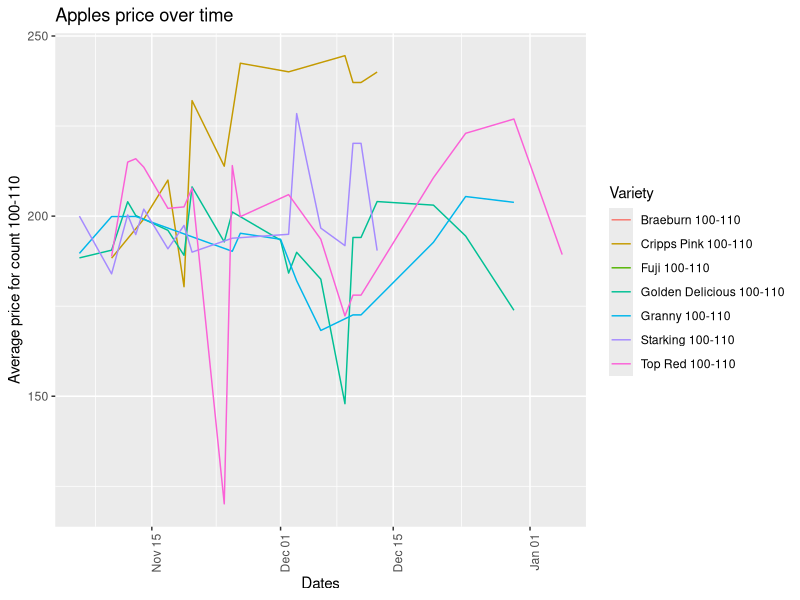
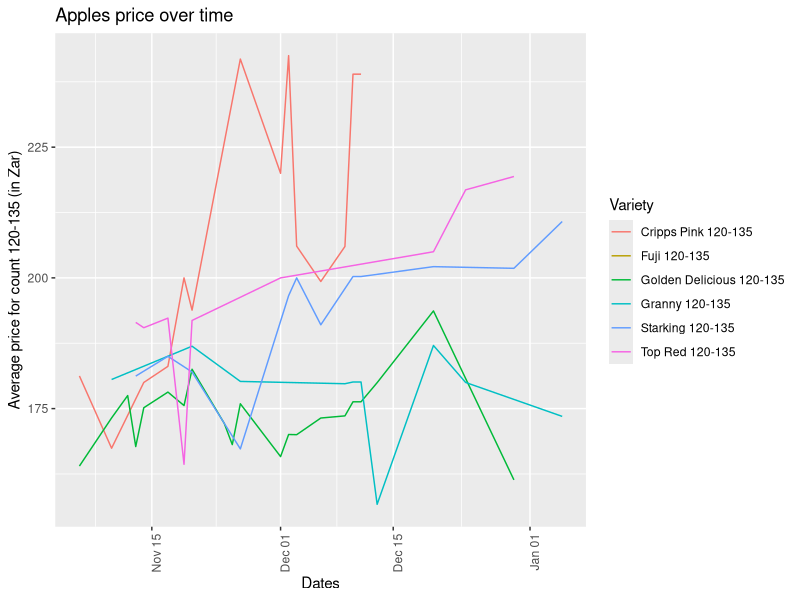
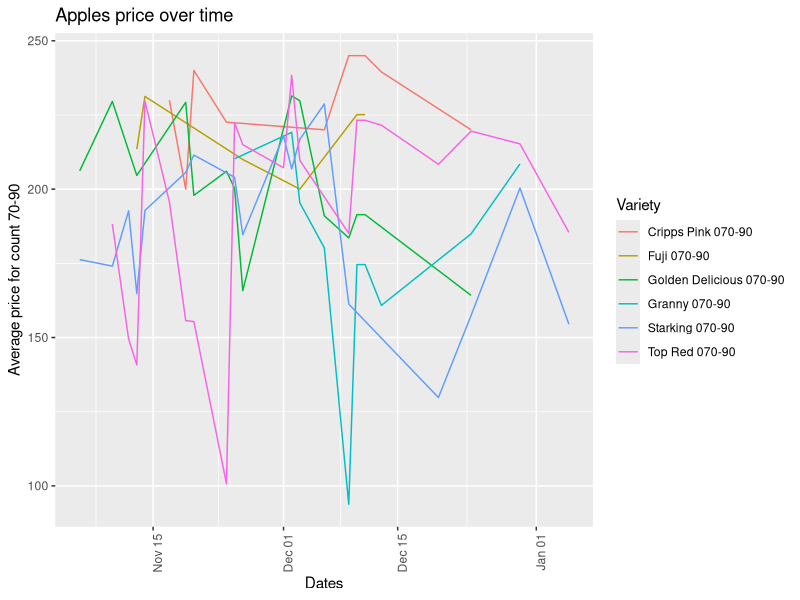
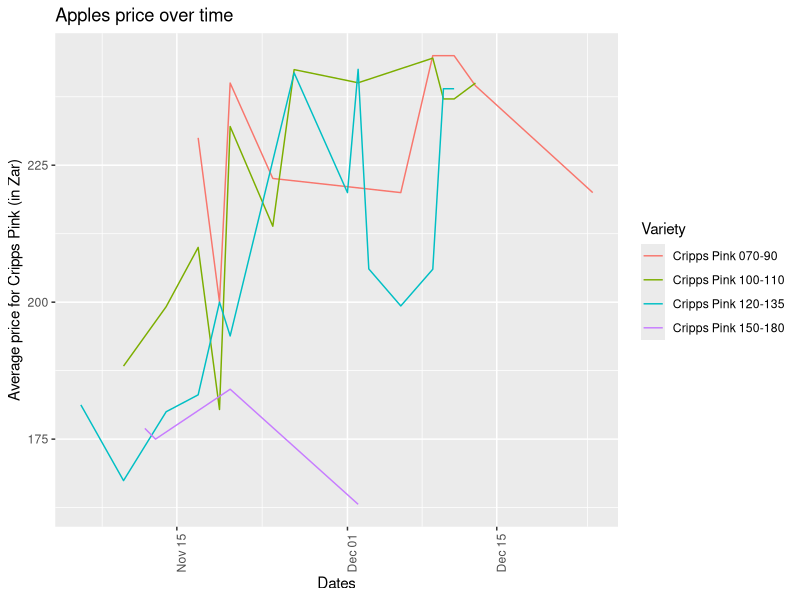
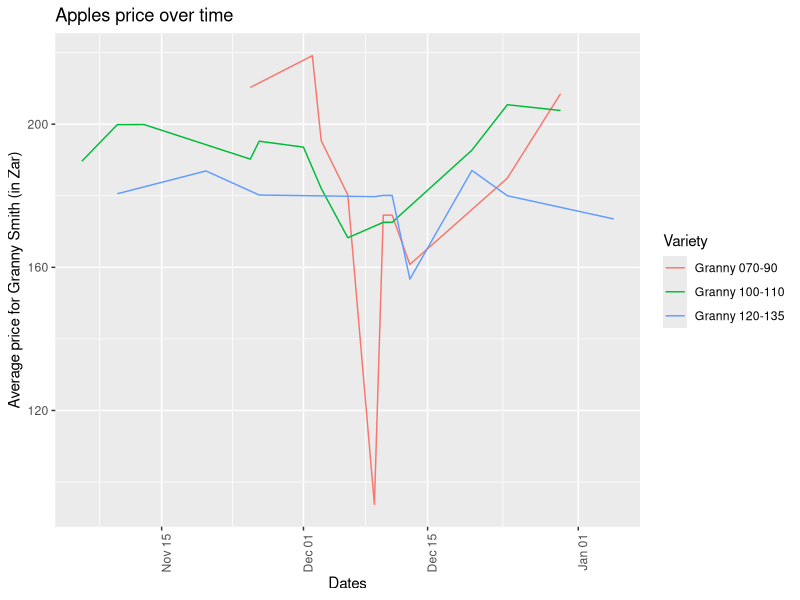

The R script that drew these images, in order:
#load the data
library(ggplot2)
library(dplyr)
apples <- read.csv("JoburgApples.csv")

#To take away the asterisks. Use of double backlash as the asterisk is a metacharacter.
apples[,2] <- gsub(",\\*", "", apples[,2])

#also check for dates, as this is a pain !! 
apples[,8] <- as.Date(apples[,8], format="%Y-%m-%d")

#Notice the | inside the quotation marks, this is the OR operator - also no space before or after it!  
#Filtering the varieties that are count 120, 135..
#The dollar sign at the end of 120... is to find all rows n ProductName that end by 120 or 135
data <- apples %>% filter(grepl("120$|135$", ProductName), tvaluesold >= 10000, date > "2014-10-1")
grs120 <- as.data.frame(data %>% filter(grepl("GRANNY", ProductName)) %>% group_by(date) %>% summarise(AvgPrice = mean(avgprice)) %>% mutate(Variety= "Granny 120-135"))
cpp120 <- as.data.frame(data %>% filter(grepl("CRIPPS PINK", ProductName)) %>% group_by(date) %>% summarise(AvgPrice = mean(avgprice)) %>% mutate(Variety= "Cripps Pink 120-135"))
top120 <- as.data.frame(data %>% filter(grepl("TOPRED", ProductName)) %>% group_by(date) %>% summarise(AvgPrice = mean(avgprice)) %>% mutate(Variety= "Top Red 120-135"))
brae120 <- as.data.frame(data %>% filter(grepl("BRAEBURN", ProductName)) %>% group_by(date) %>% summarise(AvgPrice = mean(avgprice)) %>% mutate(Variety= "Braeburn 120-135"))
fuj120 <- as.data.frame(data %>% filter(grepl("FUJI", ProductName)) %>% group_by(date) %>% summarise(AvgPrice = mean(avgprice)) %>% mutate(Variety= "Fuji 120-135"))
ski120 <- as.data.frame(data %>% filter(grepl("STARKING", ProductName)) %>% group_by(date) %>% summarise(AvgPrice = mean(avgprice)) %>% mutate(Variety= "Starking 120-135"))
gld120 <- as.data.frame(data %>% filter(grepl("GOLDEN", ProductName)) %>% group_by(date) %>% summarise(AvgPrice = mean(avgprice)) %>% mutate(Variety= "Golden Delicious 120-135"))
df120 <- rbind(grs120, cpp120, top120, brae120, fuj120, ski120, gld120)

#now for the count 70 to 90
data2 <- apples %>% filter(grepl("70$|80$|90$", ProductName), tvaluesold >= 10000)
grs70 <- as.data.frame(data2 %>% filter(grepl("GRANNY", ProductName)) %>% group_by(date) %>% summarise(AvgPrice = mean(avgprice)) %>% mutate(Variety= "Granny 070-90"))
cpp70 <- as.data.frame(data2 %>% filter(grepl("CRIPPS PINK", ProductName)) %>% group_by(date) %>% summarise(AvgPrice = mean(avgprice)) %>% mutate(Variety= "Cripps Pink 070-90"))
top70 <- as.data.frame(data2 %>% filter(grepl("TOPRED", ProductName)) %>% group_by(date) %>% summarise(AvgPrice = mean(avgprice)) %>% mutate(Variety= "Top Red 070-90"))
brae70 <- as.data.frame(data2 %>% filter(grepl("BRAEBURN", ProductName)) %>% group_by(date) %>% summarise(AvgPrice = mean(avgprice)) %>% mutate(Variety= "Braeburn 070-90"))
fuj70 <- as.data.frame(data2 %>% filter(grepl("FUJI", ProductName)) %>% group_by(date) %>% summarise(AvgPrice = mean(avgprice)) %>% mutate(Variety= "Fuji 070-90"))
ski70 <- as.data.frame(data2 %>% filter(grepl("STARKING", ProductName)) %>% group_by(date) %>% summarise(AvgPrice = mean(avgprice)) %>% mutate(Variety= "Starking 070-90"))
gld70 <- as.data.frame(data2 %>% filter(grepl("GOLDEN", ProductName)) %>% group_by(date) %>% summarise(AvgPrice = mean(avgprice)) %>% mutate(Variety= "Golden Delicious 070-90"))
df70 <- rbind(grs70, cpp70, top70, brae70, fuj70, ski70, gld70)

#now for the count 100 to 110
data3 <- apples %>% filter(grepl("100$|110$", ProductName), tvaluesold >= 10000)
grs100 <- as.data.frame(data3 %>% filter(grepl("GRANNY", ProductName)) %>% group_by(date) %>% summarise(AvgPrice = mean(avgprice)) %>% mutate(Variety= "Granny 100-110"))
cpp100 <- as.data.frame(data3 %>% filter(grepl("CRIPPS PINK", ProductName)) %>% group_by(date) %>% summarise(AvgPrice = mean(avgprice)) %>% mutate(Variety= "Cripps Pink 100-110"))
top100 <- as.data.frame(data3 %>% filter(grepl("TOPRED", ProductName)) %>% group_by(date) %>% summarise(AvgPrice = mean(avgprice)) %>% mutate(Variety= "Top Red 100-110"))
brae100 <- as.data.frame(data3 %>% filter(grepl("BRAEBURN", ProductName)) %>% group_by(date) %>% summarise(AvgPrice = mean(avgprice)) %>% mutate(Variety= "Braeburn 100-110"))
fuj100 <- as.data.frame(data3 %>% filter(grepl("FUJI", ProductName)) %>% group_by(date) %>% summarise(AvgPrice = mean(avgprice)) %>% mutate(Variety= "Fuji 100-110"))
ski100 <- as.data.frame(data3 %>% filter(grepl("STARKING", ProductName)) %>% group_by(date) %>% summarise(AvgPrice = mean(avgprice)) %>% mutate(Variety= "Starking 100-110"))
gld100 <- as.data.frame(data3 %>% filter(grepl("GOLDEN", ProductName)) %>% group_by(date) %>% summarise(AvgPrice = mean(avgprice)) %>% mutate(Variety= "Golden Delicious 100-110"))
df100 <- rbind(grs100, cpp100, top100, brae100, fuj100, ski100, gld100)


#now for the count 150 to 165 & 180
data4 <- apples %>% filter(grepl("150$|165$|180$", ProductName), tvaluesold >= 10000)
grs150 <- as.data.frame(data4 %>% filter(grepl("GRANNY", ProductName)) %>% group_by(date) %>% summarise(AvgPrice = mean(avgprice)) %>% mutate(Variety= "Granny 150-180"))
cpp150 <- as.data.frame(data4 %>% filter(grepl("CRIPPS PINK", ProductName)) %>% group_by(date) %>% summarise(AvgPrice = mean(avgprice)) %>% mutate(Variety= "Cripps Pink 150-180"))
top150 <- as.data.frame(data4 %>% filter(grepl("TOPRED", ProductName)) %>% group_by(date) %>% summarise(AvgPrice = mean(avgprice)) %>% mutate(Variety= "Top Red 150-180"))
brae150 <- as.data.frame(data4 %>% filter(grepl("BRAEBURN", ProductName)) %>% group_by(date) %>% summarise(AvgPrice = mean(avgprice)) %>% mutate(Variety= "Braeburn 150-180"))
fuj150 <- as.data.frame(data4 %>% filter(grepl("FUJI", ProductName)) %>% group_by(date) %>% summarise(AvgPrice = mean(avgprice)) %>% mutate(Variety= "Fuji 150-180"))
ski150 <- as.data.frame(data4 %>% filter(grepl("STARKING", ProductName)) %>% group_by(date) %>% summarise(AvgPrice = mean(avgprice)) %>% mutate(Variety= "Starking 150-180"))
gld150 <- as.data.frame(data4 %>% filter(grepl("GOLDEN", ProductName)) %>% group_by(date) %>% summarise(AvgPrice = mean(avgprice)) %>% mutate(Variety= "Golden Delicious 150-180"))
df150 <- rbind(grs150, cpp150, top150, brae150, fuj150, ski150, gld150)


dfGRS <- rbind(grs70, grs100, grs120, grs150)
dfCPP <- rbind(cpp70, cpp100, cpp120, cpp150)


##TODO: do  dftop, dfgld, dfski, dfgrs


#Now we graph the data.
p120 <- ggplot(df120, aes(date, AvgPrice, group=Variety, color=Variety)) + geom_line() + theme(axis.text.x = element_text(angle = 90, hjust = 1)) + xlab("Date") + labs(title="Apples price over time", x="Dates", y="Average price for count 120-135 (in Zar)")
p70 <- ggplot(df70, aes(date, AvgPrice, group=Variety, color=Variety)) + geom_line() + theme(axis.text.x = element_text(angle = 90, hjust = 1)) + xlab("Date") + labs(title="Apples price over time", x="Dates", y="Average price for count 70-90")
p100 <- ggplot(df100, aes(date, AvgPrice, group=Variety, color=Variety)) + geom_line() + theme(axis.text.x = element_text(angle = 90, hjust = 1)) + xlab("Date") + labs(title="Apples price over time", x="Dates", y="Average price for count 100-110")
pcpp <- ggplot(dfCPP, aes(date, AvgPrice, group=Variety, color=Variety)) + geom_line() + theme(axis.text.x = element_text(angle = 90, hjust = 1)) + xlab("Date") + labs(title="Apples price over time", x="Dates", y="Average price for Cripps Pink (in Zar)")
pgrs <- ggplot(dfGRS, aes(date, AvgPrice, group=Variety, color=Variety)) + geom_line() + theme(axis.text.x = element_text(angle = 90, hjust = 1)) + xlab("Date") + labs(title="Apples price over time", x="Dates", y="Average price for Granny Smith (in Zar)")

##TODO: p100, p70, p150, pcpp, pgrs, pgld, pcpr, etc.

